Frame 1 (no input): blank canvas, image omitted
Frame 60 (the mouse pressed at the canvas centre just before this capture): blank canvas, image omitted
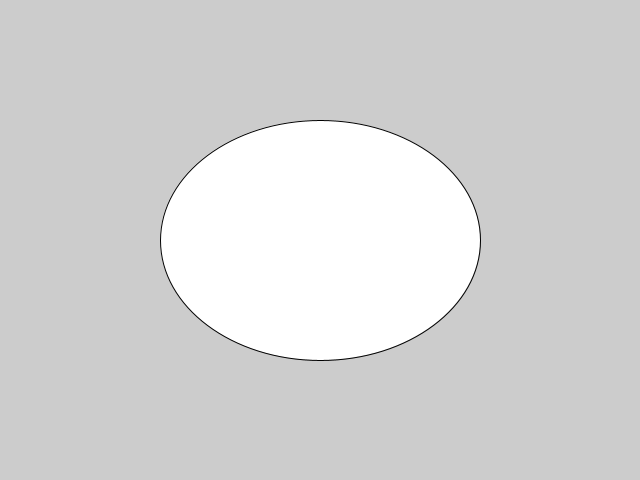
Frame 120 (the mouse held since frame 60 and released just before this capture)

The Processing sketch whose frames 1 and 60 were blank and that drew this single picture after the mouse press (run headless with seeded random() and noise(); from frame 60 on, the mouse is pressed at the canvas centre):

// Processing sketch: ellipses
// ── ellipses.pde
void setup() {
  size(640, 480);
}


void draw() {
  ellipse(mouseX, mouseY, mouseX-pmouseX, mouseY-pmouseY);
}
